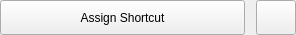
<?xml version="1.0" encoding="UTF-8"?>
<ui version="4.0">
 <class>ShortcutChooserWidget</class>
 <widget class="QWidget" name="ShortcutChooserWidget">
  <property name="geometry">
   <rect>
    <x>0</x>
    <y>0</y>
    <width>296</width>
    <height>35</height>
   </rect>
  </property>
  <property name="windowTitle">
   <string>Form</string>
  </property>
  <layout class="QGridLayout" name="gridLayout">
   <property name="margin">
    <number>0</number>
   </property>
   <item row="0" column="2">
    <widget class="QPushButton" name="clearPushButton">
     <property name="sizePolicy">
      <sizepolicy hsizetype="Maximum" vsizetype="MinimumExpanding">
       <horstretch>0</horstretch>
       <verstretch>0</verstretch>
      </sizepolicy>
     </property>
     <property name="toolTip">
      <string>Clear Assignment</string>
     </property>
     <property name="text">
      <string/>
     </property>
     <property name="icon">
      <iconset resource="../../../resources.qrc">
       <normaloff>:/plugins/DsgTools/icons/remove.png</normaloff>:/plugins/DsgTools/icons/remove.png</iconset>
     </property>
    </widget>
   </item>
   <item row="0" column="0">
    <widget class="QPushButton" name="assignShortcutPushButton">
     <property name="sizePolicy">
      <sizepolicy hsizetype="MinimumExpanding" vsizetype="MinimumExpanding">
       <horstretch>0</horstretch>
       <verstretch>0</verstretch>
      </sizepolicy>
     </property>
     <property name="text">
      <string>Assign Shortcut</string>
     </property>
     <property name="checkable">
      <bool>true</bool>
     </property>
     <property name="checked">
      <bool>false</bool>
     </property>
    </widget>
   </item>
   <item row="0" column="1">
    <spacer name="horizontalSpacer">
     <property name="orientation">
      <enum>Qt::Horizontal</enum>
     </property>
     <property name="sizeType">
      <enum>QSizePolicy::Minimum</enum>
     </property>
     <property name="sizeHint" stdset="0">
      <size>
       <width>5</width>
       <height>20</height>
      </size>
     </property>
    </spacer>
   </item>
  </layout>
 </widget>
 <resources>
  <include location="../../../resources.qrc"/>
 </resources>
 <connections/>
</ui>
